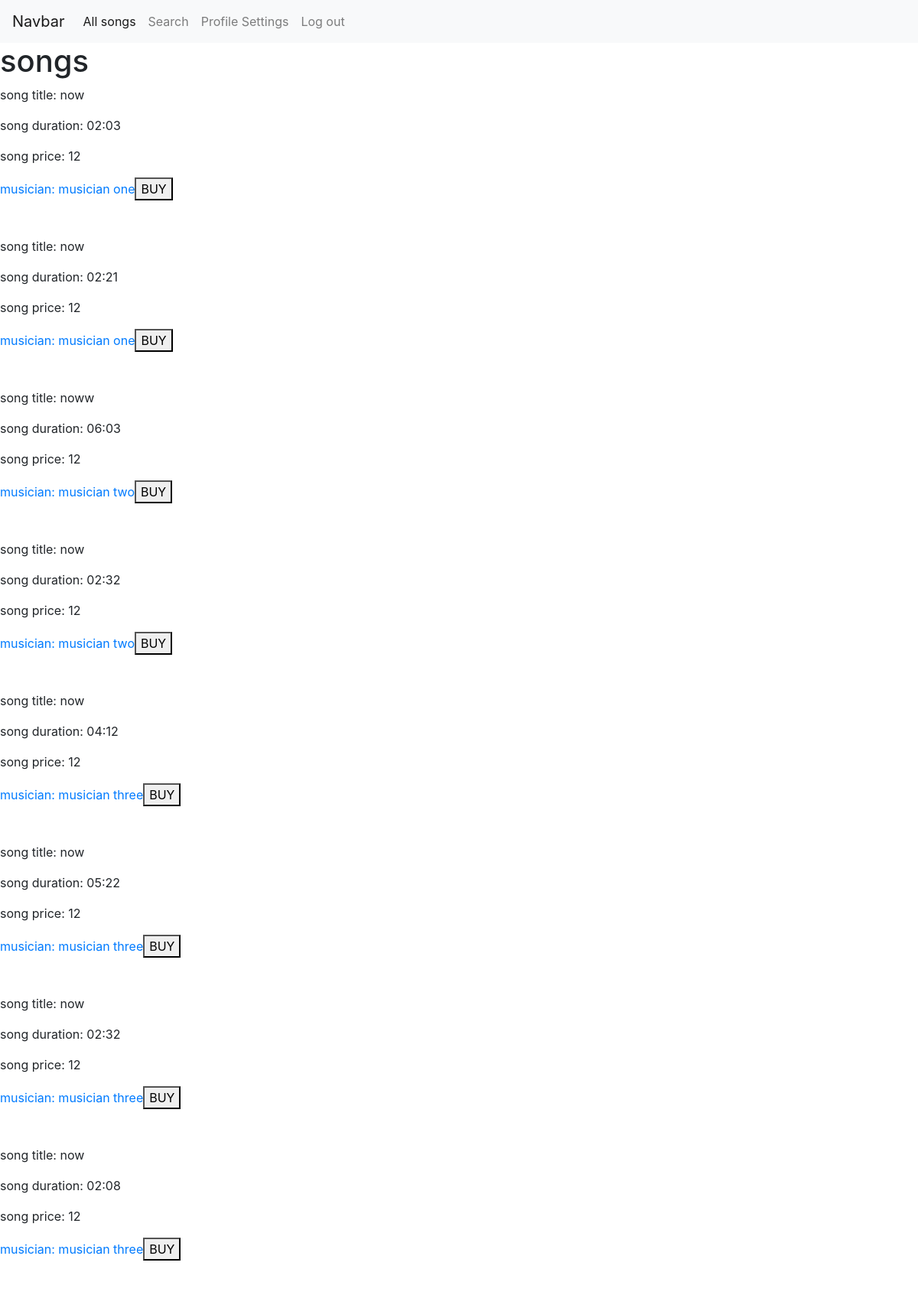
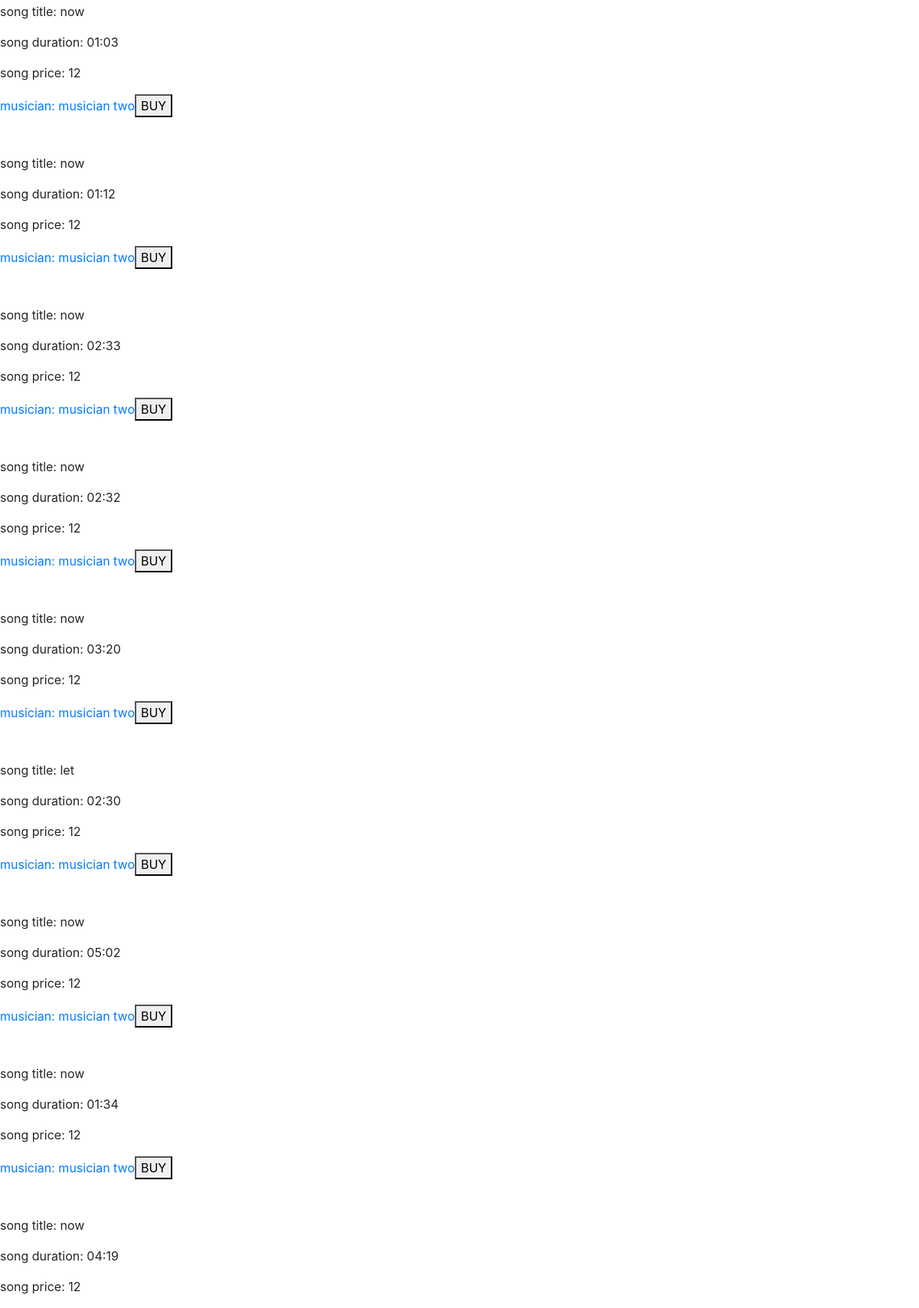
Screenshot of / (signed in, upper part) with the database file from the repository (2 pictures, top to bottom).
### tables this page shows
CREATE TABLE `songs` (
  `id` int(11) NOT NULL,
  `musicianId` int(11) NOT NULL,
  `title` varchar(250) NOT NULL,
  `duration` char(5) NOT NULL,
  `year` char(4) NOT NULL,
  `genre` varchar(70) NOT NULL,
  `price` decimal(10,0) NOT NULL,
  `songFile` varchar(250) NOT NULL
);

CREATE TABLE `users` (
  `id` int(11) NOT NULL,
  `username` varchar(25) NOT NULL,
  `email` varchar(50) NOT NULL,
  `firstName` varchar(50) NOT NULL,
  `lastName` varchar(70) NOT NULL,
  `password` varchar(75) NOT NULL,
  `dateOfCreation` datetime NOT NULL,
  `address` varchar(500) NOT NULL,
  `phoneNumber` char(8) NOT NULL,
  `dateOfCancelation` datetime NOT NULL,
  `CPR` char(11) NOT NULL,
  `isMusician` tinyint(1) NOT NULL,
  `paidMoney` decimal(10,0) NOT NULL
);

### includes/classes/Musician.php (called while the page is built, shortened)
<?php
class Musician{
    private $firstName;
    private $lastName;
    public function __construct($pdo, $musicianId)
    {
        $this->pdo = $pdo;
        $this->musicianId = $musicianId;
        $musicianQuery = $this->pdo->prepare("SELECT * FROM users WHERE id = ?");
        $musicianQuery->execute([$this->musicianId]);
        $this->fetchedData = $musicianQuery->fetch();
        $this->firstName = $this->fetchedData['firstName'];
        $this->lastName = $this->fetchedData['lastName'];
    }
    public function getFirstName(){
        return $this->firstName;
    }
    public function getLastName(){
        return $this->lastName;
    }
}

### index.php (the view)
<?php
    include ("includes/header.php");
    include("includes/classes/Musician.php");
?>
<h1>songs</h1>
<div>
    <?php
        $songQuery = $pdo->prepare("SELECT * FROM songs");
        $songQuery->execute();
        $songsArray = $songQuery->fetchAll();
        foreach($songsArray as $song){
            echo "<p>song title: ".$song['title']."</p>";
            echo "<p>song duration: ".$song['duration']."</p>";
            echo "<p>song price: ".$song['price']."</p>";
            $musicianId = $song['musicianId'];
            $musicianClass = new Musician($pdo, $musicianId);
            $musicianFirstName = $musicianClass->getFirstName();
            $musicianLastName = $musicianClass->getLastName();
            echo "<a href='musician-profile.php?musicianId=".$musicianId."'>musician: ".$musicianFirstName." ".$musicianLastName."</a>";
            echo "<a href='buy.php?id=".$song['id']."'><button>BUY</button></a><br>";
            echo "<br><br>";
        }
    ?>
</div>

### assets/styles/style.css (style rules this page uses)
a { cursor: pointer; color: blue; }

### rows the page displays
songs: title "now", duration "02:03", price "12", users.firstName "musician", users.lastName "one"
songs: title "now", duration "02:21", price "12", users.firstName "musician", users.lastName "one"
songs: title "noww", duration "06:03", price "12", users.firstName "musician", users.lastName "two"
songs: title "now", duration "02:32", price "12", users.firstName "musician", users.lastName "two"
songs: title "now", duration "04:12", price "12", users.firstName "musician", users.lastName "three"
songs: title "now", duration "05:22", price "12", users.firstName "musician", users.lastName "three"
songs: title "now", duration "02:32", price "12", users.firstName "musician", users.lastName "three"
songs: title "now", duration "02:08", price "12", users.firstName "musician", users.lastName "three"
songs: title "now", duration "01:03", price "12", users.firstName "musician", users.lastName "two"
songs: title "now", duration "01:12", price "12", users.firstName "musician", users.lastName "two"
songs: title "now", duration "02:33", price "12", users.firstName "musician", users.lastName "two"
songs: title "now", duration "02:32", price "12", users.firstName "musician", users.lastName "two"
songs: title "now", duration "03:20", price "12", users.firstName "musician", users.lastName "two"
songs: title "let", duration "02:30", price "12", users.firstName "musician", users.lastName "two"
songs: title "now", duration "05:02", price "12", users.firstName "musician", users.lastName "two"
songs: title "now", duration "01:34", price "12", users.firstName "musician", users.lastName "two"
songs: title "now", duration "04:19", price "12"
